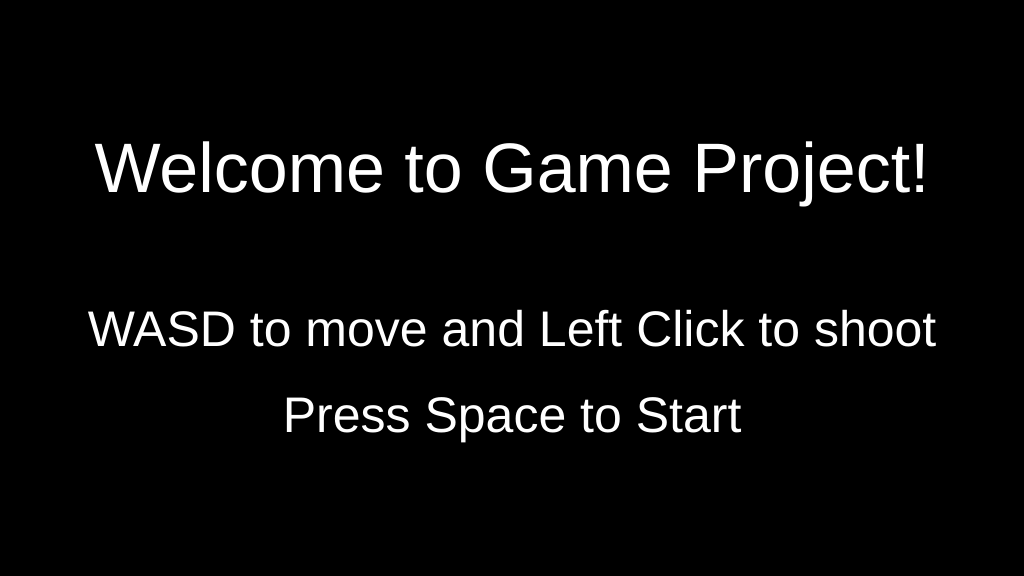
Frame 1 (no input)
Frame 60 (no input): identical to frame 1, image omitted
Frame 120 (the mouse pressed at the canvas centre since frame 60): identical to frame 1, image omitted

The p5.js sketch that drew this single still picture (run headless with seeded random() and noise() and a simulated clock; from frame 60 on, the mouse is pressed at the canvas centre):

// p5.js sketch
// ── sketch.js
var floorPos_y;
var groundPos_Y;
var state;
var shurikens = [];
var mc;
var trees = [];
var clouds = [];
var collectables = [];
var canyons = [];
var mountains = [];
var ground;
var stars = [];
var scrollPos;
var score;
var scoreDisplay = []
var flags = [];
var enemies = [];
var platforms = [];

function setup() {
	createCanvas(1024, 576);
	setupGameLvlOne();
}

function draw() {
	if (state == "startGame") {
		startScreen();
	}
	else if (state == "gameOn" && mc.lives > 0) {
		runGameLvlOne();
	}
	else if (state == "gameOver") {
		gameOverScreen();
	}
	else if (state == "levelComplete") {
		levelCompleteScreen();
	}
}





/*********************** Functions *****************************
*/

//Setup of position of all elements in the game
function setupGameLvlOne() {
	floorPos_y = 432;

	groundPos_Y = 432;

	score = new Score;
	scoreDisplay = [];

	scrollPos = 0;

	mc = new Mc;

	trees = [new Tree(300), new Tree(780), new Tree(990), new Tree(1385), new Tree(1550)];

	mountains = [new Mountain(-150), new Mountain(2200)];

	ground = new Ground(0, width);

	collectables = [new Collectible(500, groundPos_Y - 50, 1), new Collectible(800, groundPos_Y - 50, 1), new Collectible(900, groundPos_Y - 50, 1), new Collectible(1500, groundPos_Y - 50, 1), new Collectible(2200, groundPos_Y - 50, 1)];

	canyons = [new Canyon(400, 70), new Canyon(700, 70), new Canyon(900, 70), new Canyon(1030, 70), new Canyon(1300, 70), new Canyon(1450, 70)];

	flags = [new Flag(2550, 150)];

	enemies = [new Enemy(1500), new Enemy(700), new Enemy(1000), new Enemy(2000)];

	for (var i = 0; i < enemies.length; i++) {
		enemies[i].startEmitter(250, 100)
	}

	platforms = [new Platform(2200, 40, 100), new Platform(2300, 70, 100), new Platform(2400, 100, 100), new Platform(2500, 150, 100)];

	frameRate(30);

	state = "startGame";
}

//Initializing All ingame elements
function runGameLvlOne() {
	/*********************** Background ***********************
	*/
	background(20, 54, 66); //Blue Sky
	showStars(); //Stars
	ground.show(); //Ground
	//Start Translate
	push();
	translate(scrollPos, 0);
	/****************** Background elements ********************
	*/
	showMountains(); //mountains
	showTrees(); //trees
	showClouds(); //clouds
	/****************** Special objects Initializing ***********************
	*/
	canyonsInit(); //canyons
	flagInit(); //flag
	collectablesInit(); //collectables
	platformInit(); //platform
	enemiesInit(); //enemies
	pop();
	//End Translate
	shurikensInit();
	/************************ Stats *************************
	*/
	scoreAndHpInit();
	/****************** Main Character ***********************
	*/
	mcInit(); //Initiallizing Mc

}



/*********************** Special Objects Initializing *****************************
*/
//Initialize Enemies
function enemiesInit() {
	for (var i = 0; i < enemies.length; i++) {
		enemies[i].show();
		enemies[i].x = enemies[i].original + scrollPos;
		//Collision Variables
		//If MC touches enemy on the left 
		let contactLeft = (mc.x > (enemies[i].x + scrollPos - 30) && mc.x < (enemies[i].x + scrollPos)) && (mc.y > (enemies[i].y - 30) && (mc.y < enemies[i].y + 60));
		//If MC touches enemy on the right
		let contactRight = (mc.x < (enemies[i].x + scrollPos + 30) && mc.x > (enemies[i].x + scrollPos)) && (mc.y > (enemies[i].y - 30) && (mc.y < enemies[i].y + 60));
		if (contactLeft && !enemies[i].isDead) {
			//MC flinches left and minus 1 live
			mc.x -= 75;
			mc.y -= 50;
			mc.lives -= 1;

		} else if (contactRight && !enemies[i].isDead) {
			//MC flinches right and minus 1 live
			mc.x += 75;
			mc.y -= 50;
			mc.lives -= 1;
		}
	}
}


//Initialize Platform
function platformInit() {
	var anyContact = false;
	for (var i = 0; i < platforms.length; ++i) {
		platforms[i].show();
		platforms[i].x = platforms[i].original + scrollPos;
		//Collision Variable
		let contact = (mc.x > (platforms[i].x + scrollPos) && mc.x < (platforms[i].x + scrollPos + platforms[i].span)) && (mc.y <= platforms[i].y + 15);
		anyContact = contact || anyContact;
		if (contact) {
			//If MC touches platform change floor pos to platform's y pos
			floorPos_y = platforms[i].y;
		} else if (!anyContact) {
			//if not touching change back to normal
			floorPos_y = 432;
		}
	}
}


//Initialize Flag
function flagInit() {
	for (var i = 0; i < flags.length; ++i) {
		flags[i].x = flags[i].original + scrollPos;
		flags[i].show();
		if (flags[i].flagY == (flags[i].height)) {
			state = "levelComplete"
		}
		//Collision Variable
		var found = ((mc.x > flags[i].x - 50 + scrollPos) && (mc.x < flags[i].x + 50 + scrollPos) && (mc.y <= flags[i].base))
		if (found) {
			//If MC touch flag activate flag moving
			flags[i].isFound = true;
		}
	}
}


//Initialize Collectibles
function collectablesInit() {
	for (var i = 0; i < collectables.length; ++i) {
		collectables[i].x = collectables[i].original + scrollPos;
		collectables[i].show();
		//Collision Variable
		var collect = dist(collectables[i].x + scrollPos, collectables[i].y, mc.x, mc.y) <= 60;
		if (collect && collectables[i].isFound == false) {
			score.value += 1; //If MC touch collectibles add score
			scoreDisplay.push(new Collectible(30 + i * 80, 50, 0.5)) //Add star on top left of the screen
			collectables[i].isFound = true; //Make the collectible explode
		}
	}
}

//Initialize Canyons
function canyonsInit() {
	for (var i = 0; i < canyons.length; ++i) {
		canyons[i].show();
		canyons[i].x = canyons[i].original + scrollPos;
		//Collision Variable
		let fall = (mc.x > (canyons[i].x + scrollPos + 2) && mc.x < (canyons[i].x + scrollPos + canyons[i].span - 2)) && (mc.y >= canyons[i].y);
		if (fall) {
			mc.plummeting = true;
			mc.plumet();
			mc.j = 0;
		}
	}
}


//Initializing MC
function mcInit() {
	mc.show();
	if (mc.lives == 0) {
		state = "gameOver";
	}
}

//Initializing shurikens
function shurikensInit() {
	var keepShurikens = [];
	var anyhit = false;
	for (var i = 0; i < shurikens.length; i++) {
		shurikens[i].toMouse();
		for (var j = 0; j < enemies.length; j++) {
			//Collision Variable
			let hit = (dist(shurikens[i].x, shurikens[i].y, enemies[j].x + scrollPos, enemies[j].y) <= 30) && !enemies[j].isDead;
			anyhit = anyhit || hit;

			if (hit) {
				enemies[j].health -= 10; //Minus enemy health
				if (enemies[j].health == 0) {
					enemies[j].isDead = true; //trigger enemy explosion when enemy hp is 0
				}
			}
		}

		//If shuriken go off the screen, it stops working
		if (shurikens[i].onScreen() && !anyhit) {
			keepShurikens.push(shurikens[i]);
			shurikens[i].show();
		}
	}
	shurikens = keepShurikens;
}

/*********************** Background Elements *****************************
*/
//Mountains
function showMountains() {
	for (var i = 0; i < mountains.length; ++i) {
		mountains[i].show();
		mountains[i].x = mountains[i].original + scrollPos;
	}
	return i;
}

// Trees
function showTrees() {
	for (var i = 0; i < trees.length; ++i) {
		trees[i].show();
		trees[i].x = trees[i].original + scrollPos;
	}
}

// Clouds
function showClouds() {
	for (var i = 0; i < 25; ++i) {
		clouds.push(new Cloud(random(-width, 2 * width), random(30, 200), random(0.5, 1)));
		clouds[i].show();
		clouds[i].move();

		if (clouds[i].x > width + 1000) {
			clouds[i].x = -width;
		}
	}
}

// Hearts
function heart(x, y) {
	fill(200, 0, 0);
	noStroke();
	triangle(x, y, x + 50, y, x + 25, y + 27);
	arc((x + 14), y, 27, 27, PI, 0);
	arc((x + 36), y, 27, 27, PI, 0);
}

//Twinkling Stars
function showStars() {
	for (var i = 0; i < 10; i++) {
		stars[i] = new Star();
	}
	for (var i = 0; i < stars.length; i++) {
		stars[i].show();
	}
}

//Status of MC (number of lives left and number of stars collected)
function scoreAndHpInit() {
	for (var i = 0; i < scoreDisplay.length; i++) {
		scoreDisplay[i].show();
	}
	for (var i = 0; i < mc.lives; i++) {
		heart(width - 250 + i * 60, 50, 0.5);
	}
}




/*********************** State of game *****************************
*/
//Start Screen
function startScreen() {
	background(0);
	fill(255);
	textSize(70);
	textAlign(CENTER);
	text("Welcome to Game Project!", width / 2, height / 3)
	textSize(50);
	text("WASD to move and Left Click to shoot", width / 2, 0.60 * height)
	text("Press Space to Start", width / 2, 0.75 * height)

	if (keyIsDown(32)) {
		state = "gameOn"; //press space and state of game will change
	}
}
//Game Over screen
function gameOverScreen() {
	background(0);
	fill(255);
	textSize(100);
	textAlign(CENTER);
	text("Game Over", width / 2, height / 2);
	textSize(50);
	text("Press Space to restart", width / 2, 0.75 * height);

	if (keyIsDown(32)) {
		setupGameLvlOne(); //press space and state of game will change
	}
}
// Complete level screen
function levelCompleteScreen() {
	background(0);
	fill(255);
	textSize(100);
	textAlign(CENTER);
	text("Level Complete!", width / 2, height / 2);
}


/************************* Classes ****************************
*/
//Controllable character
class Mc {
	constructor() {
		this.x = 200;
		this.y = floorPos_y;
		this.j = 1; //Number of jumps MC can make
		this.moveSpeed = 10; //Movespeed
		this.jumpSpeed = 0; //To be changed when MC jumps 
		this.plummeting = false; //State of character, display fall version of character
		this.isLeft = false; //State of character, display left version of character
		this.isRight = false; //State of character, display right version of character
		this.isFalling = false; //State of character, display falling version of character
		this.movingRight = [this.moveRightOne, this.moveRightTwo, this.moveRightThree, this.moveRightFour]; //Array containing frames of character movement
		this.movingLeft = [this.moveLeftOne, this.moveLeftTwo, this.moveLeftThree, this.moveLeftFour]; //Array containing frames of character movement
		this.gunFire_x = undefined; //x Coordinate of where shuriken shoot from
		this.gunFire_y = undefined; //y Coordinate of where shuriken shoot from
		this.lives = 3; //Number of lives MC has
		this.colour = 0;
		this.disappear = 255;
	}

	show() {
		this.movePlayer();
		//Offset jumpspeed from mc's y coordinate, jumpspeed will be -10 upon pressing 'w', this means mc's will move up at the speed of 10.
		//Once MC is above ground, mc.gravity function will make jumpspeed increase at the rate of 1, MC's speed of moving up will decrease at rate of 1
		//Jumpspeed will continue increasing and MC will stop moving upwards eventually and drop to the ground, then reset jumpspeed to 0.
		this.jumpReset();
		this.gravity();
		this.y += this.jumpSpeed;

		//If MC fall out of map with life left then respawn
		this.respawn();


		//Jumping Left
		if (this.isLeft && this.isFalling) {
			fill(this.colour, 0, 0, this.disappear)
			stroke(this.colour, 0, 0, this.disappear)
			//head
			ellipse(this.x - 3, this.y - 55, 20, 20);
			//torso
			line(this.x - 2, this.y - 55, this.x, this.y - 25);
			//legs	
			beginShape(LINES);
			vertex(this.x, this.y - 25);
			vertex(this.x + 8, this.y - 12);
			vertex(this.x + 8, this.y - 12);
			vertex(this.x + 23, this.y)
			endShape();
			beginShape(LINES);
			vertex(this.x, this.y - 25);
			vertex(this.x - 15, this.y - 20);
			vertex(this.x - 15, this.y - 20);
			vertex(this.x - 19, this.y)
			endShape();
			//arms(hand)
			line(this.x, this.y - 46, this.x + 23, this.y - 40)
			this.gunArm(this.x, this.y - 46)
		}

		//Jumping Right
		else if (this.isRight && this.isFalling) {
			//jumping-right
			//head
			fill(this.colour, 0, 0, this.disappear)
			stroke(this.colour, 0, 0, this.disappear)
			ellipse(this.x + 3, this.y - 55, 20, 20);
			//torso
			line(this.x + 2, this.y - 55, this.x, this.y - 25);
			//legs
			beginShape(LINES);
			vertex(this.x, this.y - 25);
			vertex(this.x - 8, this.y - 12);
			vertex(this.x - 8, this.y - 12);
			vertex(this.x - 23, this.y);
			endShape();
			beginShape(LINES);
			vertex(this.x, this.y - 25);
			vertex(this.x + 15, this.y - 20);
			vertex(this.x + 15, this.y - 20);
			vertex(this.x + 19, this.y)
			endShape();
			//arms(hand)
			line(this.x, this.y - 46, this.x - 23, this.y - 40)
			this.gunArm(this.x, this.y - 46)

		}

		//Walking Left
		else if (this.isLeft && !this.plummeting) {
			fill(this.colour, 0, 0, this.disappear);
			stroke(this.colour, 0, 0, this.disappear);
			const numMoveLeft = this.movingLeft.length;
			var currentLeft = frameCount % numMoveLeft;
			this.movingLeft[currentLeft](this.x, this.y); //Scroll through the array of moving right and display each frame
			this.gunArm(this.x - 2, this.y - 55);
		}

		//Walking Right
		else if (this.isRight && !this.plummeting) {
			fill(this.colour, 0, 0, this.disappear);
			stroke(this.colour, 0, 0, this.disappear);
			const numMoveRight = this.movingRight.length;
			var currentRight = frameCount % numMoveRight;
			this.movingRight[currentRight](this.x, this.y); //Scroll through the array of moving left and display each frame
			this.gunArm(this.x + 2, this.y - 55);

		}

		//Jumping Up/Falling
		else if (this.isFalling || this.plummeting) {
			//jumping facing forwards
			fill(this.colour, 0, 0, this.disappear);
			stroke(this.colour, 0, 0, this.disappear);
			ellipse(this.x, this.y - 45, 20, 20);
			//torso
			line(this.x, this.y - 35, this.x, this.y - 10);
			//legs	
			beginShape(LINES);
			vertex(this.x, this.y - 10);
			vertex(this.x - 15, this.y - 25);
			vertex(this.x - 15, this.y - 25);
			vertex(this.x - 18, this.y)
			endShape();
			beginShape(LINES);
			vertex(this.x, this.y - 10);
			vertex(this.x + 15, this.y - 25);
			vertex(this.x + 15, this.y - 25);
			vertex(this.x + 18, this.y);
			endShape();
			//arms(right hand)
			line(this.x, this.y - 40, this.x - 23, this.y - 65);
			this.gunArm(this.x, this.y - 40);
		}

		//Neutral Stance
		else {
			//Standing neutral
			//head
			fill(this.colour, 0, 0, this.disappear);
			stroke(this.colour, 0, 0, this.disappear);
			ellipse(this.x, this.y - 65, 20, 20);
			//Torso
			line(this.x, this.y - 65, this.x, this.y - 30);
			//legs
			line(this.x, this.y - 30, this.x + 5, this.y);
			line(this.x, this.y - 30, this.x - 5, this.y);
			//arms
			line(this.x, this.y - 55, this.x - 5, this.y - 25);
			this.gunArm(this.x, this.y - 55);
		}
	}
	movePlayer() {
		//up(W)
		if (keyIsDown(87) && this.j == 1) {
			this.jumpSpeed = -10; //Make character Jump with a speed of -10, to be offset from MC's y coordinate
			this.j--; //Mc's number of Jump minus 1
		}
		if (this.y < floorPos_y) {
			this.isFalling = true; //If above show falling version of chara
		}
		else {
			this.isFalling = false; //reset back to normal once mc is on ground
		}

		//left(A)
		if (keyIsDown(65) && !this.plummeting) {
			this.isLeft = true;
			if (this.x > width * 0.15) {
				this.x -= this.moveSpeed; //Make character move left on keypress A
			} else {
				scrollPos = min(scrollPos += this.moveSpeed, 150); //Scroll game to the left
			}
		} else {
			this.isLeft = false;
		}


		//right(D)
		if (keyIsDown(68) && !this.plummeting) {
			this.isRight = true;
			if (this.x < width * 0.6) {
				this.x += this.moveSpeed; //Make Character move Right on keypress d
			} else {
				scrollPos = max(scrollPos -= this.moveSpeed, -1000); //Scroll Game to the right
			}

		} else {
			this.isRight = false;
		}
	}
	gravity() {
		if (this.y > floorPos_y && !this.plummeting) {
			this.y = floorPos_y //if the fall makes the mc sink into the ground and mc is not plummeting into a trap, it will make mc go back to groundpos
			this.jumpSpeed = 0; //change jumpSpeed back to 0 so that mc do not stop sinking
		} else if (this.y < floorPos_y) {
			this.jumpSpeed += 1; //Jumpspeed will progressively increase, this means MC will fall faster and faster.
		}
	}
	jumpReset() {
		if (this.y == floorPos_y && !keyIsDown(87)) {
			this.j = 1; //reset the amount of times MC can jump once it touches ground
		}
	}
	plumet() {
		this.y += 20; //Mc plummet in a trap
		this.moveSpeed = 0; //MC cant move in trap
		this.j = 0 //Mc cant jump in trap
	}
	respawn() {
		if (this.y > height + 300 && this.lives > 0 && this.plummeting == true) {
			this.lives--;
			this.plummeting = false;
			this.x = 200;
			scrollPos = 0;
			this.y = floorPos_y;
			this.moveSpeed = 10;
		}
	}


	moveRightOne(x, y) {
		ellipse(x + 3, y - 65, 20, 20);
		line(x + 3, y - 65, x, y - 30);
		//legs
		line(x, y - 30, x + 4, y);
		beginShape(LINES);
		vertex(x, y - 30);
		vertex(x - 2, y - 12);
		vertex(x - 2, y - 12);
		vertex(x - 9, y - 2);
		endShape();
		//arms
		line(x + 2, y - 55, x - 5, y - 25);

	}
	moveRightTwo(x, y) {
		ellipse(x + 3, y - 65, 20, 20);
		line(x + 3, y - 65, x, y - 30);
		//legs
		line(x, y - 30, x + 1, y);
		beginShape(LINES);
		vertex(x, y - 30);
		vertex(x + 1, y - 14);
		vertex(x + 1, y - 14);
		vertex(x - 6, y - 4);
		endShape();
		//arms
		line(x + 2, y - 55, x - 5, y - 25);
	}
	moveRightThree(x, y) {
		ellipse(x + 3, y - 65, 20, 20);
		line(x + 3, y - 65, x, y - 30);

		//legs
		beginShape(LINES);
		vertex(x, y - 30);
		vertex(x, y - 14);
		vertex(x, y - 14);
		vertex(x - 3, y);
		endShape();
		beginShape(LINES);
		vertex(x, y - 30);
		vertex(x + 3, y - 16);
		vertex(x + 3, y - 16);
		vertex(x + 4, y - 2);
		endShape();
		//arms
		line(x + 2, y - 55, x - 5, y - 25)

	}
	moveRightFour(x, y) {
		ellipse(x + 3, y - 65, 20, 20);
		line(x + 3, y - 65, x, y - 30);
		//legs
		beginShape(LINES);
		vertex(x, y - 30);
		vertex(x + 7, y - 15);
		vertex(x + 7, y - 15);
		vertex(x + 10, y)
		endShape();
		beginShape(LINES);
		vertex(x, y - 30);
		vertex(x - 2, y - 12);
		vertex(x - 2, y - 12);
		vertex(x - 8, y);
		endShape();
		//arms

		line(x + 2, y - 55, x - 5, y - 25)

	}
	moveLeftOne(x, y) {
		ellipse(x - 3, y - 65, 20, 20);
		line(x - 3, y - 65, x, y - 30);

		//legs
		beginShape(LINES);
		vertex(x, y - 30);
		vertex(x - 7, y - 15);
		vertex(x - 7, y - 15);
		vertex(x - 10, y);
		endShape();
		beginShape(LINES);
		vertex(x, y - 30);
		vertex(x + 2, y - 12);
		vertex(x + 2, y - 12);
		vertex(x + 8, y);
		endShape();

		//arms
		line(x - 2, y - 55, x + 5, y - 25);

	}
	moveLeftTwo(x, y) {
		ellipse(x - 3, y - 65, 20, 20);
		line(x - 3, y - 65, x, y - 30);

		//legs
		line(x, y - 30, x - 4, y);
		beginShape(LINES);
		vertex(x, y - 30);
		vertex(x + 2, y - 12);
		vertex(x + 2, y - 12);
		vertex(x + 9, y - 2);
		endShape();
		//arms

		line(x - 2, y - 55, x + 5, y - 25)

	}
	moveLeftThree(x, y) {
		ellipse(x - 3, y - 65, 20, 20);
		line(x - 3, y - 65, x, y - 30);

		//legs
		line(x, y - 30, x - 1, y);
		beginShape(LINES);
		vertex(x, y - 30);
		vertex(x - 1, y - 14);
		vertex(x - 1, y - 14);
		vertex(x + 6, y - 4);
		endShape();
		//arms

		line(x - 2, y - 55, x + 5, y - 25)

	}
	moveLeftFour(x, y) {
		ellipse(x - 3, y - 65, 20, 20);
		line(x - 3, y - 65, x, y - 30);

		//legs
		beginShape(LINES);
		vertex(x, y - 30);
		vertex(x, y - 14);
		vertex(x, y - 14);
		vertex(x + 3, y);
		endShape();
		beginShape(LINES);
		vertex(x, y - 30);
		vertex(x - 3, y - 16);
		vertex(x - 3, y - 16);
		vertex(x - 4, y - 2);
		endShape();

		//arms
		line(x - 2, y - 55, x + 5, y - 25)

	}
	gunArm(pos_x, pos_y) {
		var v0 = createVector(pos_x, pos_y)
		var v1 = createVector(mouseX, mouseY);
		var arm = v1.sub(v0).normalize().mult(31).add(v0);
		line(v0.x, v0.y, arm.x, arm.y); //Create an arm that rotates according to mouse pos
		this.gunFire_x = arm.x; //Shot fired from end of arm
		this.gunFire_y = arm.y; //Shot fired from end of arm
	}
}

//Tree background
class Tree {
	constructor(pos_x) {
		this.x = pos_x;
		this.y = groundPos_Y - 72;
		this.original = this.x
	}
	show() {
		noStroke()
		//trunk
		fill(179, 156, 77);
		rect(this.x, this.y, 10, 72);

		//branch
		fill(96, 119, 68)
		ellipse(this.x + 5, this.y - 25, 50);
		fill(118, 137, 72, 250);
		ellipse(this.x - 10, this.y, 50);
		fill(52, 98, 63, 250);
		ellipse(this.x + 20, this.y - 5, 50);
	}
}

//Clouds on background that moves across the sky slowly
class Cloud {
	constructor(pos_x, pos_y, size) {
		this.x = pos_x;
		this.y = pos_y;
		this.original = this.x
		this.size = size
	}
	show() {
		//Drawing of cloud
		noStroke();
		fill(241, 250, 238);
		ellipse(this.x * this.size, this.y * this.size, 70 * this.size, 60 * this.size);
		ellipse((this.x - 30) * this.size, (this.y + 5) * this.size, 50 * this.size, 40 * this.size);
		ellipse((this.x + 30) * this.size, (this.y + 5) * this.size, 50 * this.size, 40 * this.size);
		ellipse((this.x - 55) * this.size, (this.y + 10) * this.size, 30 * this.size, 20 * this.size);
		ellipse((this.x + 55) * this.size, (this.y + 10) * this.size, 30 * this.size, 20 * this.size);
	}
	move() {
		this.x += random(0, 1) //Cloud move at a random speed
	}
}

//Collectable yellow stars
class Collectible {
	constructor(pos_x, pos_y, size) {
		this.x = pos_x;
		this.y = pos_y;
		this.original = this.x
		this.size = size;
		this.isFound = false;
		this.disappear = 255

	}
	show() {
		if (!this.isFound) {
			fill(252, 163, 17, this.disappear);
			beginShape();
			vertex(this.x * this.size, this.y * this.size);
			vertex((this.x + 10) * this.size, (this.y + 25) * this.size);
			vertex((this.x + 20) * this.size, this.y * this.size);
			vertex((this.x + 45) * this.size, (this.y - 10) * this.size);
			vertex((this.x + 20) * this.size, (this.y - 18) * this.size);
			vertex((this.x + 10) * this.size, (this.y - 45) * this.size);
			vertex(this.x * this.size, (this.y - 18) * this.size);
			vertex((this.x - 25) * this.size, (this.y - 10) * this.size);
			endShape();
		} else if (this.isFound) {
			//Exploding animation
			fill(252, 163, 17, this.disappear) //this.disappear will decrease and circle will fade
			ellipse(this.x, this.y, this.size, this.size); //size will increase slowly
			this.size = min(this.size += 50, 500); //increase size slowly
			this.disappear = max(this.disappear -= 20, 0); //make explosion transparent slowly

		}
	}

	reset() {
		if (this.size > 1000) {
			this.isFound = false //Reset it so that it become orignal size, and still transparent, this is so that it wont keep expanding and cause lag
		}
	}
}

//Mountain background
class Mountain {
	constructor(pos_x) {
		this.x = pos_x;
		this.y = groundPos_Y;
		this.original = pos_x;
	}
	show() {
		fill(92, 77, 60);
		//light mountains
		triangle(this.x + 100, this.y - 172, this.x - 100, this.y, this.x + 300, this.y)
		triangle(this.x + 160, this.y - 152, this.x - 100, this.y, this.x + 300, this.y)
		triangle(this.x - 170, this.y - 152, this.x - 550, this.y, this.x + 100, this.y)
		//dark mountain
		fill(129, 88, 57)
		triangle(this.x + 300, this.y - 112, this.x - 50, this.y, this.x + 500, this.y)
		triangle(this.x + 250, this.y - 112, this.x - 50, this.y, this.x + 500, this.y)
		triangle(this.x, this.y - 172, this.x - 250, this.y, this.x + 300, this.y)
		triangle(this.x - 250, this.y - 150, this.x - 600, this.y, this.x, this.y)
	}
}

//Canyon death traps
class Canyon {
	constructor(pos_x, span) {
		this.x = pos_x;
		this.y = groundPos_Y;
		this.span = span;
		this.original = this.x
	}
	show() {
		//Drawing of canyon
		fill(3, 4, 94);
		rect(this.x, this.y, this.span, height);
		fill(20, 54, 66)
		rect(this.x, this.y, this.span, 90);
	}
}

//Flag, the objective of the game
class Flag {
	constructor(pos_x, pos_y) {
		this.x = pos_x;
		this.height = groundPos_Y - pos_y - 200;
		this.base = groundPos_Y - pos_y;
		this.flagY = groundPos_Y - pos_y - 60
		this.original = this.x
		this.isFound = false //Change to true if MC comes close to the flagpole
	}
	show() {
		stroke(231, 236, 239);
		line(this.x, this.height, this.x, this.base);
		noStroke()
		fill(154, 3, 30);
		rect(this.x, this.flagY, 60, 50)
		if (this.isFound) {
			this.flagY = max(this.flagY -= 7, this.height) //The flag will move up slowly of the flag pole is touched
		}
	}
}

//Green patch of grass on gound
class Ground {
	constructor(pos_x, span) {
		this.x = pos_x;
		this.y = 432;
		this.span = span; //length of Ground
	}
	show() {
		//Drawing of ground
		noStroke();
		fill(0, 114, 0);
		rect(this.x, this.y, this.span, height);
	}
}

//Star Background
class Star {
	constructor() {
		this.x = random(0, width);
		this.y = random(0, height);
		this.size = random(0.25, 3);
		this.t = random(TAU);
	}
	show() {
		//Drawing of Stars
		this.t += 0.1;
		var scale = this.size + sin(this.t) * 2;
		noStroke();
		fill(255)
		rect(this.x, this.y, scale, scale);
	}
}

//Score class used to calculate score of player
class Score {
	constructor() {
		this.value = 0; //Add one whenever player collect a star
	}
	show() {
		fill(255, 149, 0);
		text(this.value, 25, 25, 300, 300); //Show numerical value of score
	}
}

//Shoot when mouse click used to kill enemies
class Shuriken {
	constructor(pos_x, pos_y, PX, PY) {
		this.speed = 50;
		this.x = PX;
		this.original = this.x;
		this.y = PY;
		this.dir = createVector(pos_x - PX, pos_y - PY).normalize() //Shoot shuriken in the direction of mouse point
		this.r = 5;
		this.randomSpin = Math.random() < 0.5; //Generate a random boolean for a random spin 
	}
	show() {
		if (this.randomSpin) {
			//Spin allign 1
			fill(0);
			noStroke;
			beginShape();
			vertex(this.x, this.y - 10);
			vertex((this.x + 2.2), (this.y - 2.2));
			vertex((this.x + 10), this.y);
			vertex((this.x + 2.2), (this.y + 2.2));
			vertex((this.x), (this.y + 10));
			vertex((this.x - 2.2), (this.y + 2.2));
			vertex(this.x - 10, this.y);
			vertex((this.x - 2.2), (this.y - 2.2));
			endShape();
		} else {
			//Spin allign 2
			fill(0);
			noStroke;
			beginShape();
			vertex(this.x - 8, this.y - 8);
			vertex(this.x, this.y - 3);
			vertex(this.x + 8, this.y - 8);
			vertex(this.x + 3, this.y);
			vertex(this.x + 8, this.y + 8);
			vertex(this.x, this.y + 3);
			vertex(this.x - 8, this.y + 8);
			vertex(this.x - 3, this.y);
			endShape();
		}

	}
	toMouse() {
		this.x += this.dir.x * this.speed; //Send shuriken to mouseX
		this.y += this.dir.y * this.speed; //Send shuriken to mouseY

	}
	onScreen() {
		return this.x > -this.r && this.x < width + this.r && this.y > -this.r && this.y < height + this.r; //check if shuriken is on screen
	}

}


//Burning flames of fire that will burn mc on touch
class Enemy {
	constructor(pos_x) {
		this.x = pos_x;
		this.y = groundPos_Y - 50;
		this.original = this.x
		this.startPos = this.x;


		this.xSpeed = 0;
		this.ySpeed = -1;
		this.size = 30;
		this.colour = color(204, 0, 204, 50);
		this.particles = [];
		this.startParticles = 0;
		this.lifetime = 0


		this.isDead = false;
		this.health = 50; //if health = 0 then explode
		this.range = 400; //range of movement
		this.moveSpeed = this.getRandomDir(); //moveSpeed either 5 or -5 on random
		this.fade = 255;  //used in explosion to make circle fade away
	}



	show() {
		if (!this.isDead) {
			//If enemy is not dead
			this.original += this.moveSpeed; //Move 
			this.drawAndUpdateParticles() //show drawing of enemy
			this.moveRange(); //Move within range, once enemy reach edge of range, direction will change
			this.healthBar(); //Health bar that will decrease upon hit by bullets

		} else if (this.isDead) {
			//Exploding animation
			fill(204, 0, 204, this.fade)
			ellipse(this.x, this.y, this.size, this.size);
			this.size = min(this.size += 50, 500);
			this.fade = max(this.fade -= 20, 0);
		}
	}

	healthBar() {
		let hp = map(this.health, 0, 50, 5, 100);
		fill(250, 0, 0)
		rect(this.x - 50, this.y - 60, hp, 10);
	}


	startEmitter(startParticles, lifetime) {
		this.startParticles = startParticles;
		this.lifetime = lifetime;


		for (var i = 0; i < this.startParticles; i++) {
			this.particles.push(this.createNewParticles())
		}

	}

	createNewParticles() {
		var xPos = random(this.x - 10, this.x + 10)
		var yPos = random(this.y - 10, this.y + 10)
		var xSpeed = random(this.xSpeed - 1, this.xSpeed + 1)

		var ySpeed = random(this.ySpeed - 1, this.ySpeed + 1)

		var p = new Particle(xPos, yPos, xSpeed, ySpeed, this.size, this.colour);

		return (p)


	}


	drawAndUpdateParticles() {
		var deadParticleCount = 0
		for (var i = this.particles.length - 1; i > 0; i--) {
			this.particles[i].show();
			this.particles[i].updateParticle();

			if (this.particles[i].age > random(0, this.lifetime)) {
				this.particles.splice(i, 1);
				deadParticleCount++;
			}
		}
		if (deadParticleCount > 0) {
			for (var i = 0; i < deadParticleCount; i++) {
				var p = this.createNewParticles();
				this.particles.push(p)
			}
		}
	}

	moveRange() {
		if (this.original >= this.startPos + this.range) {
			this.moveSpeed = -(this.moveSpeed);
		} else if (this.original <= this.startPos - this.range) {
			this.moveSpeed = -(this.moveSpeed);
		}
	}

	getRandomDir() {
		var random_dir = Math.random() < 0.5;
		if (random_dir) {
			return (-5)
		} else {
			return (5)
		}
	}


}

//Flame particles
class Particle {
	constructor(xPos, yPos, xSpeed, ySpeed, size, colour) {

		this.x = xPos;
		this.y = yPos;
		this.xSpeed = xSpeed;
		this.ySpeed = ySpeed;
		this.size = size;
		this.colour = colour;
		this.age = 0;

	}

	show() {
		noStroke();
		fill(this.colour)
		ellipse(this.x, this.y, this.size)
	}

	updateParticle() {
		this.x += this.xSpeed;
		this.y += this.ySpeed;
		this.age++
	}

}

//Platform that mc can stand on
class Platform {
	constructor(pos_x, height, span) {
		this.x = pos_x;
		this.original = this.x;
		this.y = groundPos_Y - height;
		this.span = span;
	}

	show() {
		//Drawing of Platforms
		fill(0, 114, 0);
		rect(this.x, this.y, this.span, 10)
	}
}


/************************* Shooting Shuriken ****************************
*/

function mousePressed() {
	if (dist(mouseX, mouseY, mc.x, mc.y - 55) > 32 && state == "gameOn") {
		shurikens.push(new Shuriken(mouseX, mouseY, mc.gunFire_x, mc.gunFire_y)); //Push new shrikens into the shurikens array
	}
}
